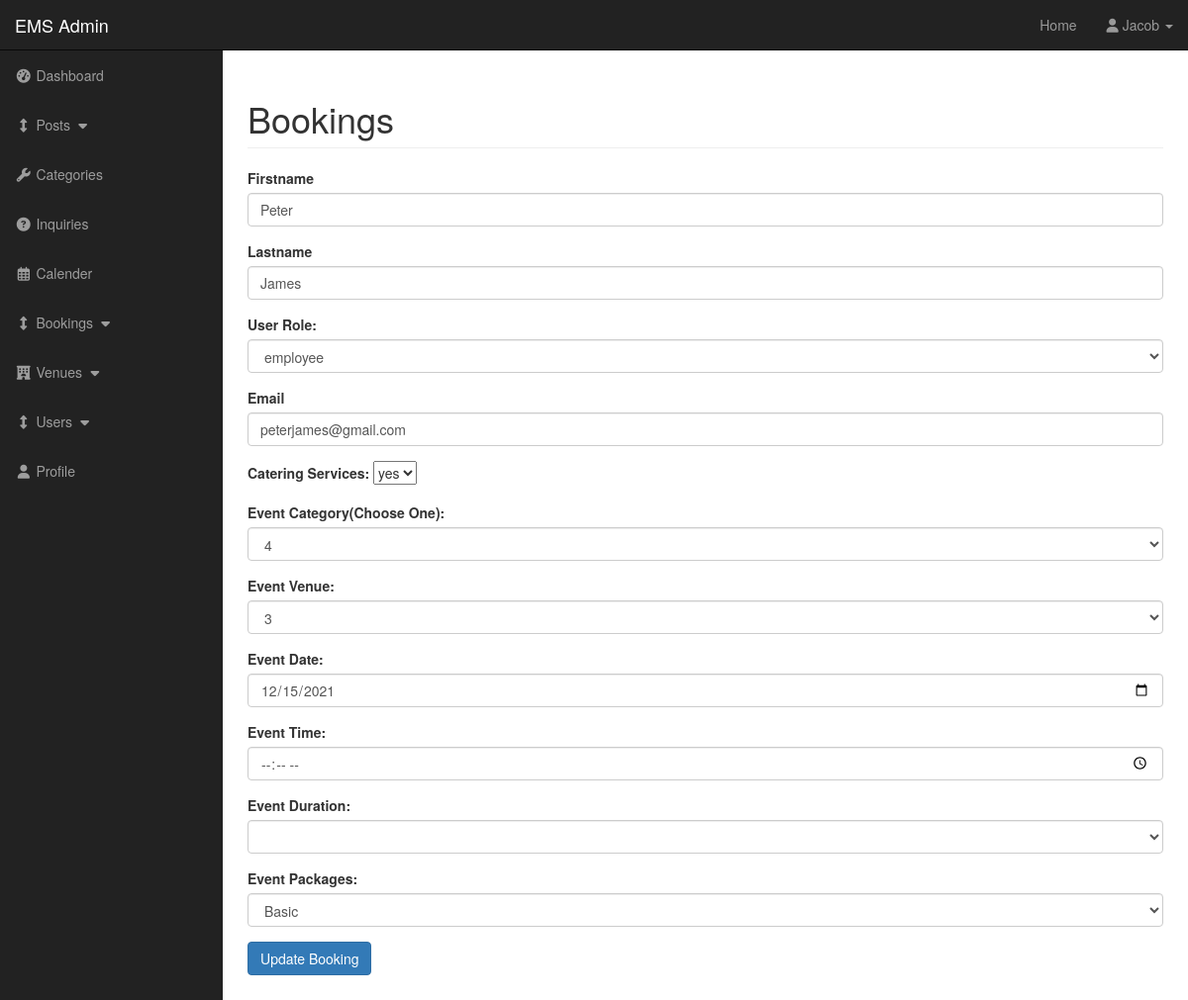
The page /admin/bookings.php?source=edit_booking&b_id=12 (signed in) on the database its author committed.
### tables this page shows
CREATE TABLE `bookings` (
  `booking_id` int(3) NOT NULL,
  `user_firstname` varchar(255) NOT NULL,
  `user_lastname` varchar(255) NOT NULL,
  `username` varchar(255) NOT NULL,
  `user_role` varchar(255) NOT NULL,
  `user_email` varchar(255) NOT NULL,
  `catering` text NOT NULL,
  `booking_status` varchar(255) NOT NULL,
  `event_category` varchar(255) NOT NULL,
  `event_venue` varchar(255) NOT NULL,
  `event_date` varchar(255) NOT NULL,
  `event_package` varchar(255) NOT NULL,
  `timeslot` varchar(255) NOT NULL
);

### admin/includes/edit_booking.php (the view, shortened to what this page needs)
<?php
if(isset($_GET['b_id'])){
  $booking_id = $_GET['b_id'];
}
$query = "SELECT * FROM bookings WHERE booking_id = $booking_id ";
$select_bookings_by_id = mysqli_query($connection, $query);
  while($row = mysqli_fetch_assoc($select_bookings_by_id)){
    $user_firstname = $row['user_firstname'];
    $user_lastname = $row['user_lastname'];
    $user_role = $row['user_role'];
    $user_email = $row['user_email'];
    $catering = $row['catering'];
    $event_category = $row['event_category'];
    $event_venue = $row['event_venue'];
    $event_date = $row['event_date'];
    $event_time = $row['event_time'];
    $event_duration = $row['event_duration'];
    $event_package = $row['event_package'];
  }
?>
<form action="" method="post">
    <div class="form-group">
    <label for="user_firstname">Firstname</label>
    <input type="text" name="user_firstname" class="form-control" value="<?php echo $user_firstname; ?>">
  </div>
  <div class="form-group">
    <label for="user_lastname">Lastname</label>
    <input type="text" name="user_lastname" class="form-control" value="<?php echo $user_lastname; ?>">
  </div>
  <div class="form-group">
    <label for="user_role">User Role: </label>
    <select name="user_role" class="form-control" id="">
      <?php echo "<option value='{$user_role}'>{$user_role}</option>" ?>;
    </select>
  </div>
  <div class="form-group">
    <label for="user_email">Email</label>
    <input type="email" name="user_email" class="form-control" cols="30" rows="10" value="<?php echo $user_email; ?>">
  </div>
  <div class="form-group">
    <label style="font-weight: bold;">Catering Services: </label>
    <select name="catering" id="catering">
      <option value="<?php echo $catering; ?>"><?php echo $catering; ?></option>
    </select>
  </div>
  <div class="form-group">
    <label for="event_category">Event Category(Choose One): </label>
  <select name="event_category" class="form-control" id="post_category">
    <?php
    echo "<option value='{$event_category}'>{$event_category}</option>";
    ?>
</select>
</div>
<div class="form-group">
    <label for="event_venue">Event Venue: </label>
  <select name="event_venue" class="form-control" id="">
    <?php echo "<option value='{$event_venue}'>{$event_venue}</option>"; ?>
</select>
</div>
<div class="form-group">
  <label for="event_date">Event Date: </label>
  <input type="date" class="form-control" name="event_date" id="" value="<?php echo $event_date; ?>">
</div>
<div class="form-group">
  <label for="event_time">Event Time: </label>
  <input type="time" class="form-control" name="event_time" value="<?php echo $event_time; ?>">
</div>
  <div class="form-group">
    <label for="event_duration">Event Duration: </label>
    <select name="event_duration" class="form-control" id="">
      <option value="<?php echo $event_duration ?>"><?php echo $event_duration ?></option>
      <?php
        if($event_duration == "1-Hour|Mininum|$500"){
          echo "<option value='2-Hours|$700'>2 Hours | $700</option>";
          echo "<option value='4-Hours|$850'>4 Hours | $850</option>";
        }
        else if($event_duration == "2-Hours|$700"){
          echo "<option value='1-Hour|Mininum|$500'>1 Hour Mininum | $500</option>";
          echo "<option value='4-Hours|$850'>4 Hours | $850</option>";
        }
        else{
          echo "<option value='1-Hour|Mininum|$500'>1 Hour Mininum | $500</option>";
        }
      ?>
    </select>
  </div>
  <div class="form-group">
    <label for="event_package">Event Packages: </label>
    <select name="event_package" class="form-control" id="">
      <option value="<?php echo $event_package  ?>"><?php echo $event_package  ?></option>
    </select>
  </div>
    <div class="form-group">
      <input type="submit" name="update_booking" class="btn btn-primary" value="Update Booking">
    </div>
  </div>

### admin/css/sb-admin.css (style rules this page uses)
body { margin-top: 100px; background-color: #222; }
@media (min-width:768px) { body { margin-top: 50px; } }

### rows shown on the page
bookings: user_firstname "Peter", user_lastname "James", user_role "employee", user_email "peterjames@gmail.com", catering "yes", event_category "4", event_venue "3", event_date "12/15/2021", event_package "Basic"

### other values the page prints
$_SESSION['username'] "Jacob"
